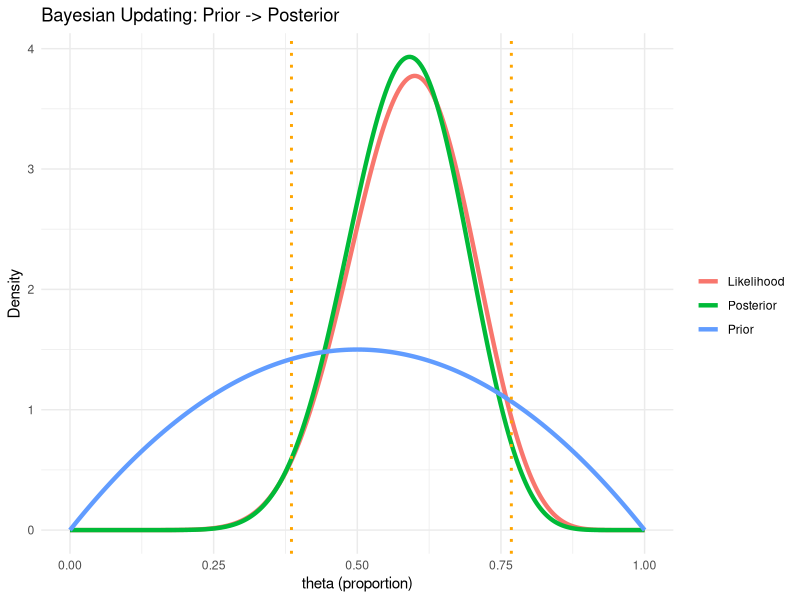

This figure's R source: (Note: this script raises an error after producing the figure.)
# =============================================================================
# BAYESIAN STATISTICS IN R
# =============================================================================
# Topics: Bayes theorem, conjugate priors, Bayesian regression,
#         MCMC (Metropolis-Hastings), credible intervals, Bayes Factor
# Author: Ebenezer Adjartey
# =============================================================================

pkgs <- c("ggplot2","dplyr","tidyr","coda","BayesFactor","bayesplot")
for (p in pkgs) if (!requireNamespace(p,quietly=TRUE)) install.packages(p)

library(ggplot2); library(dplyr); library(tidyr)
set.seed(42)

# ── 1. Bayes Theorem Illustration ─────────────────────────────────────────────
cat("=== 1. BAYES THEOREM: MEDICAL TEST ===\n")
P_D   <- 0.01    # P(disease) - prevalence
P_pos_D  <- 0.95 # sensitivity
P_pos_nD <- 0.10 # false positive rate
P_nD  <- 1 - P_D
P_pos <- P_pos_D*P_D + P_pos_nD*P_nD  # total probability of positive

P_D_pos <- (P_pos_D * P_D) / P_pos    # posterior

cat(sprintf("P(disease)         = %.3f (prior)\n",        P_D))
cat(sprintf("P(+|disease)       = %.3f (sensitivity)\n",  P_pos_D))
cat(sprintf("P(+|no disease)    = %.3f (false pos rate)\n",P_pos_nD))
cat(sprintf("P(+)               = %.4f\n",                 P_pos))
cat(sprintf("P(disease|+)       = %.4f (posterior)\n",     P_D_pos))
cat(sprintf("\nDespite 95%% sensitivity, only %.1f%% of positives have disease!\n", P_D_pos*100))
cat("This is the base-rate fallacy in action.\n\n")

# ── 2. Beta-Binomial Conjugate Prior ─────────────────────────────────────────
cat("=== 2. BETA-BINOMIAL (Bayesian Proportion) ===\n")
alpha_prior <- 2; beta_prior <- 2
successes <- 12; n_trials <- 20

# Posterior: Beta(alpha+k, beta+n-k)
alpha_post <- alpha_prior + successes
beta_post  <- beta_prior  + (n_trials - successes)

# Summaries
post_mean <- alpha_post / (alpha_post + beta_post)
post_mode <- (alpha_post-1) / (alpha_post+beta_post-2)
ci        <- qbeta(c(0.025,0.975), alpha_post, beta_post)

cat(sprintf("Prior: Beta(%d,%d)  mean=%.3f\n", alpha_prior, beta_prior, alpha_prior/(alpha_prior+beta_prior)))
cat(sprintf("Data:  %d/%d  MLE=%.3f\n",         successes, n_trials, successes/n_trials))
cat(sprintf("Posterior: Beta(%d,%d)\n",           alpha_post, beta_post))
cat(sprintf("  Mean  = %.4f\n", post_mean))
cat(sprintf("  Mode  = %.4f\n", post_mode))
cat(sprintf("  95%% Credible Interval: (%.4f, %.4f)\n\n", ci[1], ci[2]))

# Plot
theta <- seq(0,1,length.out=300)
df_prior   <- data.frame(theta=theta, density=dbeta(theta, alpha_prior, beta_prior), curve="Prior")
df_like    <- data.frame(theta=theta, density=dbinom(successes,n_trials,theta)/
                           integrate(function(p)dbinom(successes,n_trials,p),0,1)$value, curve="Likelihood")
df_post    <- data.frame(theta=theta, density=dbeta(theta, alpha_post, beta_post), curve="Posterior")
df_plot    <- bind_rows(df_prior, df_like, df_post)

p1 <- ggplot(df_plot, aes(x=theta, y=density, color=curve)) +
  geom_line(linewidth=1.5) +
  geom_vline(xintercept=ci, linetype="dotted", color="orange", linewidth=1) +
  labs(title="Bayesian Updating: Prior -> Posterior",
       x="theta (proportion)", y="Density", color="") +
  theme_minimal()

dir.create("10_bayesian_statistics", showWarnings=FALSE)
ggsave("10_bayesian_statistics/bayesian_updating.png", p1, width=8, height=5)

# ── 3. Normal-Normal Conjugate ────────────────────────────────────────────────
cat("=== 3. NORMAL-NORMAL CONJUGATE ===\n")
mu0 <- 5.0; tau2 <- 4.0; sigma2 <- 9.0
data_obs <- c(7.2, 6.8, 8.1, 7.5, 6.9, 8.3, 7.0, 7.8)
n_obs <- length(data_obs); x_bar <- mean(data_obs)

tau_n2 <- 1 / (1/tau2 + n_obs/sigma2)
mu_n   <- tau_n2 * (mu0/tau2 + n_obs*x_bar/sigma2)
ci_n   <- qnorm(c(0.025,0.975), mu_n, sqrt(tau_n2))

cat(sprintf("Prior: N(%.1f, %.1f)\n",    mu0, tau2))
cat(sprintf("Data:  n=%d, x_bar=%.4f\n", n_obs, x_bar))
cat(sprintf("Posterior: N(%.4f, %.4f)\n", mu_n, tau_n2))
cat(sprintf("95%% Credible Interval: (%.4f, %.4f)\n\n", ci_n[1], ci_n[2]))

# Compare with frequentist CI
freq_ci <- x_bar + c(-1,1)*1.96*sqrt(sigma2/n_obs)
cat(sprintf("Frequentist 95%% CI:    (%.4f, %.4f)\n", freq_ci[1], freq_ci[2]))
cat("Bayesian CI is shrunk toward prior; frequentist CI centered on sample mean\n\n")

# ── 4. MCMC: Metropolis-Hastings ──────────────────────────────────────────────
cat("=== 4. MCMC: METROPOLIS-HASTINGS ===\n")
true_mu <- 3.0; sigma_mc <- 2.0
data_mc <- rnorm(50, true_mu, sigma_mc)

log_posterior <- function(mu, data, sigma=2, mu_prior=0, sigma_prior=10) {
  sum(dnorm(data, mu, sigma, log=TRUE)) + dnorm(mu, mu_prior, sigma_prior, log=TRUE)
}

n_iter     <- 10000; proposal_sd <- 0.2
chain      <- numeric(n_iter); chain[1] <- 0
accepted   <- 0

for (i in 2:n_iter) {
  proposal  <- chain[i-1] + rnorm(1, 0, proposal_sd)
  log_ratio <- log_posterior(proposal, data_mc) - log_posterior(chain[i-1], data_mc)
  if (log(runif(1)) < log_ratio) { chain[i] <- proposal; accepted <- accepted+1 }
  else chain[i] <- chain[i-1]
}

burn_in <- 2000; samples <- chain[(burn_in+1):n_iter]
acc_rate <- accepted / n_iter

cat(sprintf("n_iter=%d  burn_in=%d  acceptance=%.3f\n", n_iter, burn_in, acc_rate))
cat(sprintf("Posterior mean: %.4f  (true: %.1f)\n",  mean(samples), true_mu))
cat(sprintf("Posterior SD:   %.4f\n",                  sd(samples)))
ci_mc <- quantile(samples, c(0.025,0.975))
cat(sprintf("95%% Credible Interval: (%.4f, %.4f)\n\n", ci_mc[1], ci_mc[2]))

# MCMC diagnostics
cat("Geweke diagnostic (|z|<2 = good):", geweke.diag(as.mcmc(samples))$z, "\n")
cat("Effective sample size:", round(effectiveSize(as.mcmc(samples))), "\n\n")

# Trace + posterior plot
p_trace <- ggplot(data.frame(iter=1:1000, chain=chain[1:1000]),
                   aes(x=iter, y=chain)) +
  geom_line(alpha=0.7) +
  geom_vline(xintercept=burn_in, color="red", linetype="dashed") +
  labs(title="MCMC Trace Plot", x="Iteration", y="mu") +
  theme_minimal()
ggsave("10_bayesian_statistics/mcmc_trace.png", p_trace, width=7, height=4)

p_post <- ggplot(data.frame(mu=samples), aes(x=mu)) +
  geom_histogram(aes(y=after_stat(density)), bins=50, fill="steelblue", alpha=.7) +
  stat_function(fun=dnorm, args=list(mean=mean(samples), sd=sd(samples)),
                color="red", linewidth=1.2) +
  geom_vline(xintercept=true_mu, color="green", linetype="dashed", linewidth=1.2) +
  labs(title="Posterior Distribution (MCMC)", x="mu", y="Density") +
  theme_minimal()
ggsave("10_bayesian_statistics/mcmc_posterior.png", p_post, width=7, height=4)

# ── 5. Bayes Factor ───────────────────────────────────────────────────────────
cat("=== 5. BAYES FACTOR ===\n")
k_bf <- 15; n_bf <- 20  # 15 successes in 20 trials
p0   <- 0.5

# BF10: H1 (p~U[0,1]) vs H0 (p=0.5)
marginal_H0 <- dbinom(k_bf, n_bf, p0)
marginal_H1 <- integrate(function(p) dbinom(k_bf, n_bf, p), 0, 1)$value
BF_10 <- marginal_H1 / marginal_H0
BF_01 <- 1 / BF_10

cat(sprintf("Marginal likelihood H0: %.6f\n", marginal_H0))
cat(sprintf("Marginal likelihood H1: %.6f\n", marginal_H1))
cat(sprintf("Bayes Factor BF_10 = %.4f  (H1 vs H0)\n", BF_10))
cat("Jeffreys scale: >100=Decisive; 10-100=Strong; 3-10=Moderate; 1-3=Anecdotal\n")
cat(sprintf("Interpretation: %s\n\n",
            if(BF_10>100)"Decisive evidence for H1"
            else if(BF_10>10)"Strong evidence for H1"
            else if(BF_10>3)"Moderate evidence for H1"
            else "Anecdotal/no evidence for H1"))

# ── 6. Bayesian Linear Regression (manual) ───────────────────────────────────
cat("=== 6. BAYESIAN LINEAR REGRESSION ===\n")
n_reg <- 100
x_reg <- rnorm(n_reg)
y_reg <- 2 + 1.5*x_reg + rnorm(n_reg)

# Conjugate Normal-Inverse-Gamma prior
X_mat  <- cbind(1, x_reg)
# Posterior mean (with flat prior ~ standard OLS)
beta_post_mean <- solve(t(X_mat)%*%X_mat) %*% t(X_mat) %*% y_reg
beta_post_cov  <- solve(t(X_mat)%*%X_mat) * var(y_reg - X_mat%*%beta_post_mean)

cat("Posterior means (approximately equal to OLS with flat prior):\n")
cat(sprintf("  Intercept: %.4f  (true: 2.0)\n",  beta_post_mean[1]))
cat(sprintf("  Slope:     %.4f  (true: 1.5)\n",  beta_post_mean[2]))

# Compare with OLS
ols_lm <- lm(y_reg ~ x_reg)
cat(sprintf("OLS Intercept: %.4f  Slope: %.4f\n",
            coef(ols_lm)[1], coef(ols_lm)[2]))

cat("\n=== BAYESIAN STATISTICS COMPLETE ===\n")
